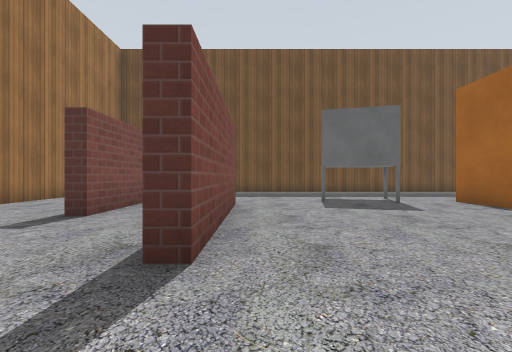
[1] (above)

20 first-person views from a walk through a robot-simulator world made for Gazebo. The camera is 0.72 m above the floor, looks level and sees 90° across. The floor is counted in squares, 1 m on a side. Each view is taken from the middle of a square. On the plan, view 1 faces up. The plan holds only what a view shows up to about 9 squares ahead; the rest is blank. Gazebo's built-in surfaces are drawn with simple patterns.

[2]
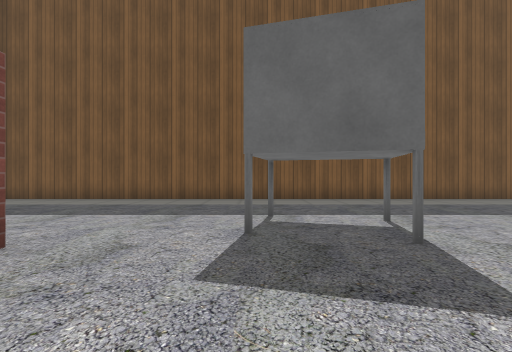

[3]
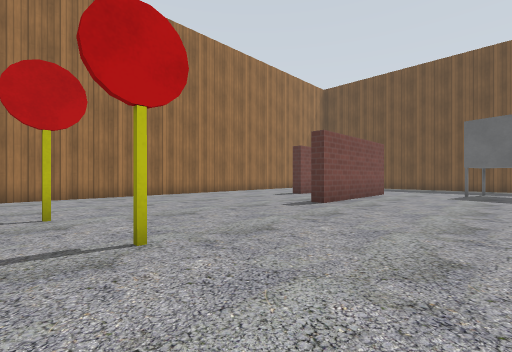

[4]
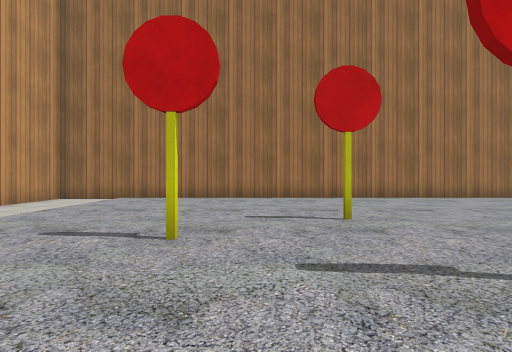

[5]
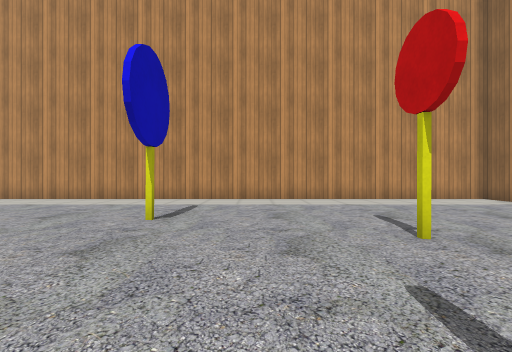

[6]
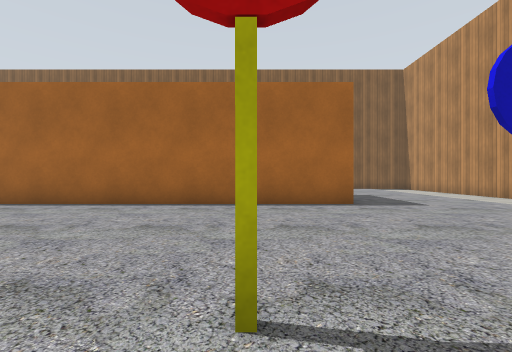

[7]
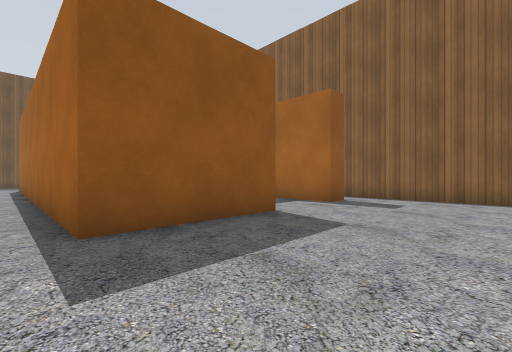

[8]
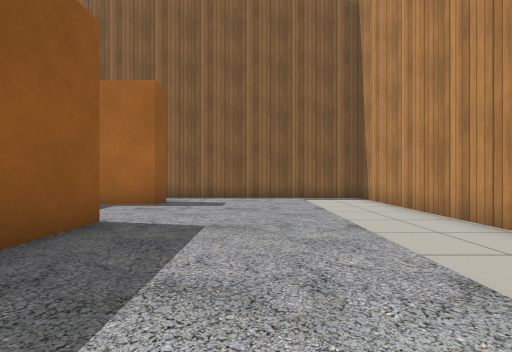

[9]
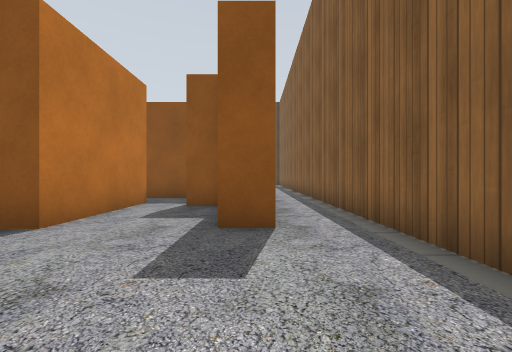

[10]
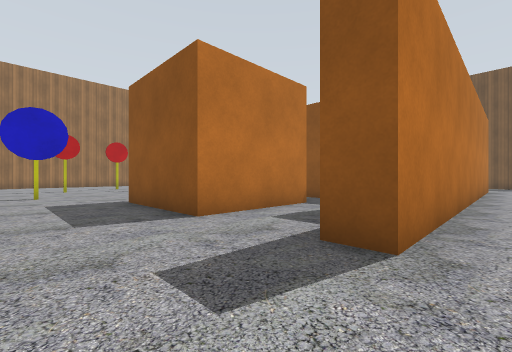

[11]
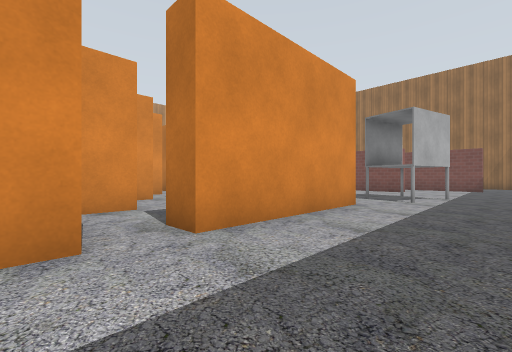

[12]
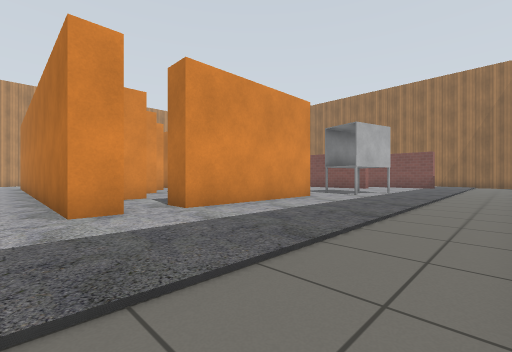

[13]
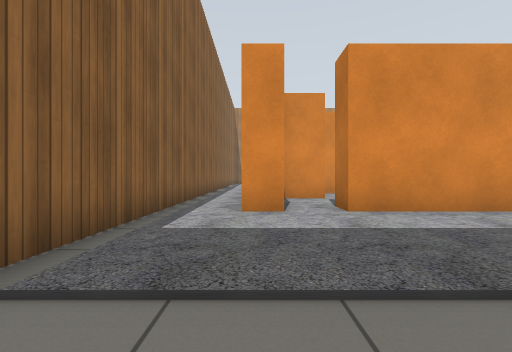

[14]
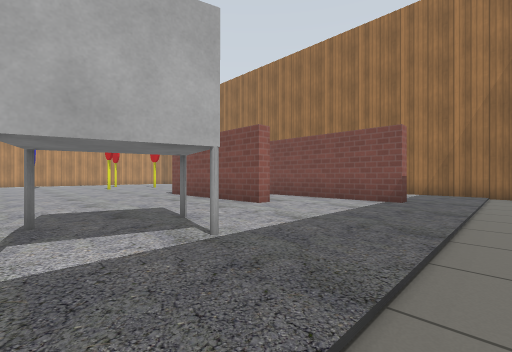

[15]
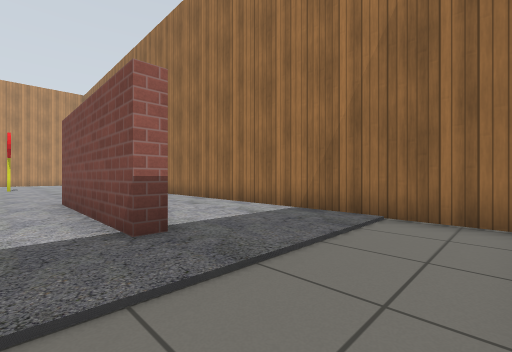

[16]
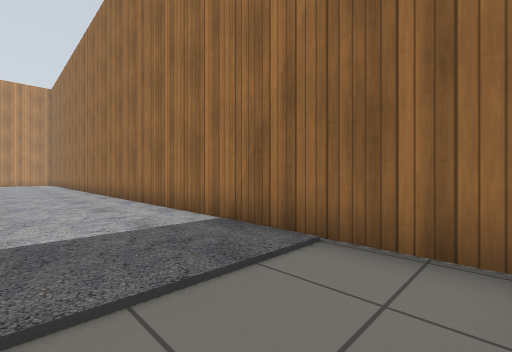

[17]
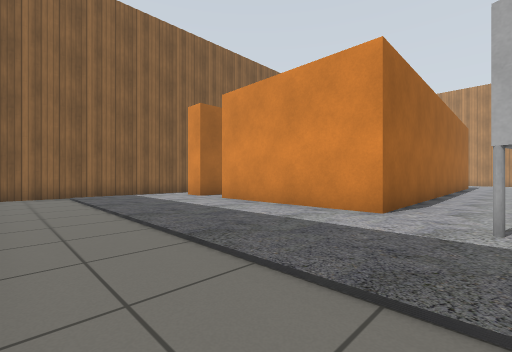

[18]
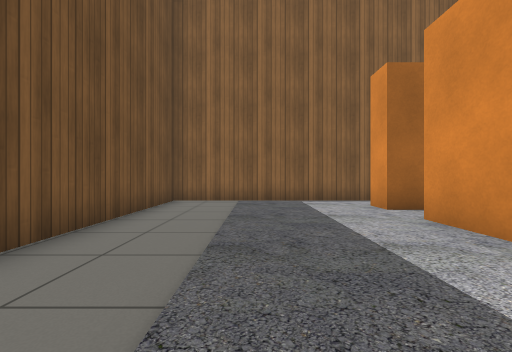

[19]
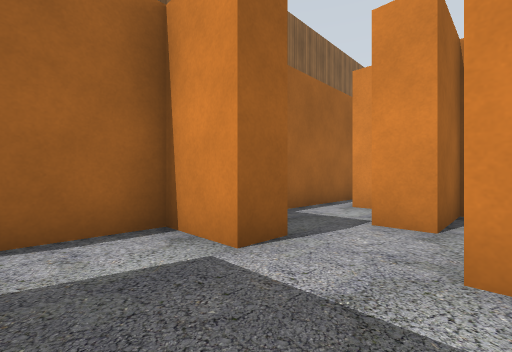

[20]
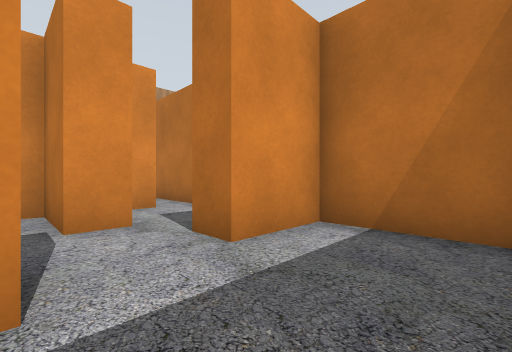

### Floor plan
Ten units are one square. View 1 is at (0, 0); x grows to the right and y downward. Boxes are objects, and circles mark ways between rooms. Rooms are numbered by the first view taken in them; rooms with no view inside come last. Other rooms are left out.
<svg viewBox="-71 -131 216 252">
<path fill="none" stroke="#000" d="M-10 -66 -5 -66 -5 -21 -10 -21M91 21 91 55 56 55 56 -72 103 -72 103 -64M98 6 80 6M111 29 102 29M-35 -91 -30 -91 -30 -46 -35 -46M115 -72 123 -72 123 55 115 55 115 34M140 -30 140 -126 -64 -126M-66 -120 -66 116 140 116 140 0M99 -35 99 -43M64 -60 64 -38 82 -38M87 -21 95 -21 95 -2 106 -2M115 18 115 -16M82 -38 82 -30M74 -2 87 -2 87 -21M99 -43 115 -43 115 -72"/>
<rect x="-25" y="25" width="10" height="20" fill="#bbb"><title>other object</title></rect>
<rect x="-15" y="55" width="10" height="10" fill="#bbb"><title>other object</title></rect>
<rect x="-5" y="25" width="10" height="10" fill="#bbb"><title>other object</title></rect>
<rect x="15" y="-85" width="30" height="20" fill="#bbb"><title>other object</title></rect>
<rect x="25" y="65" width="10" height="20" fill="#bbb"><title>other object</title></rect>
<circle cx="100" cy="20" r="3" fill="#2a7"/>
<circle cx="110" cy="-70" r="3" fill="#2a7"/>
<circle cx="90" cy="-40" r="3" fill="#2a7"/>
<circle cx="100" cy="-55" r="3" fill="#2a7"/>
<text x="20" y="0">1</text>
<text x="90" y="-50">2</text>
<text x="100" y="-10">3</text>
<text x="70" y="-20">4</text>
<text x="110" y="-60">5</text>
</svg>
Room 1 opens to room 3. Room 1 opens to room 5. Room 2 opens to room 3. Room 2 opens to room 5.

Where each view was taken, in squares from view 1:
view 1: 0 up, 0 right, facing up
view 2: 4 up, 2 right, facing up
view 3: 4 down, 3 right, facing up-left
view 4: 5 down, 2 right, facing left
view 5: 3 down, 1 right, facing down
view 6: 3 down, 1 left, facing right
view 7: 9 down, 5 right, facing up-right
view 8: 8 down, 5 right, facing right
view 9: 9 down, 12 right, facing up
view 10: 8 down, 13 right, facing up-left
view 11: 10 up, 12 right, facing down-left
view 12: 12 up, 13 right, facing down-left
view 13: 12 up, 12 right, facing down
view 14: 11 up, 4 right, facing down-left
view 15: 12 up, 2 left, facing down-left
view 16: 12 up, 4 left, facing down-left
view 17: 12 up, 4 right, facing down-right
view 18: 10 up, 6 right, facing right
view 19: 6 up, 8 right, facing down-right
view 20: 6 up, 10 right, facing down-left
